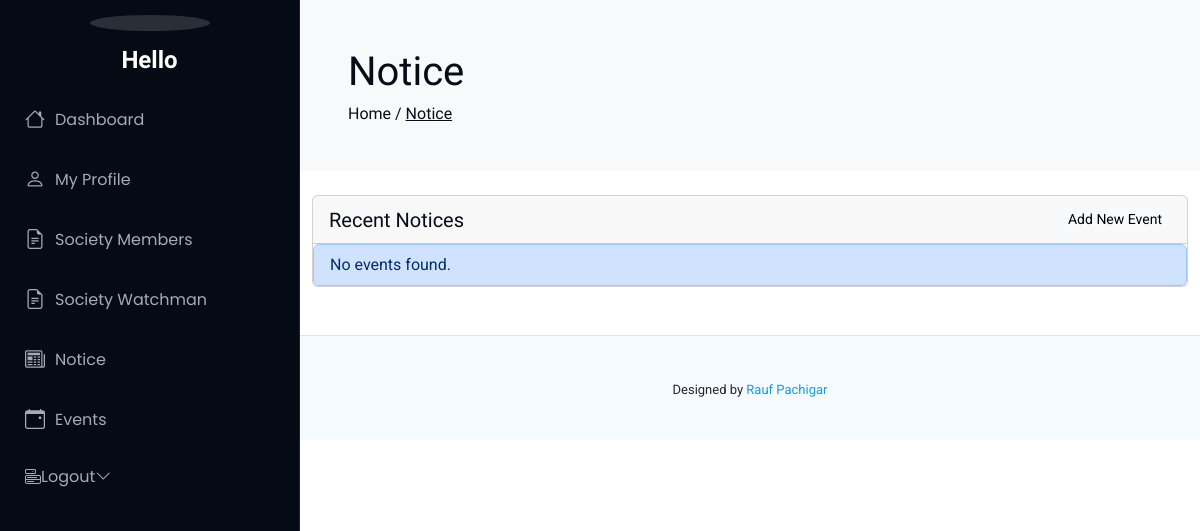
The page /Events/ (signed in) on the database as committed earlier.
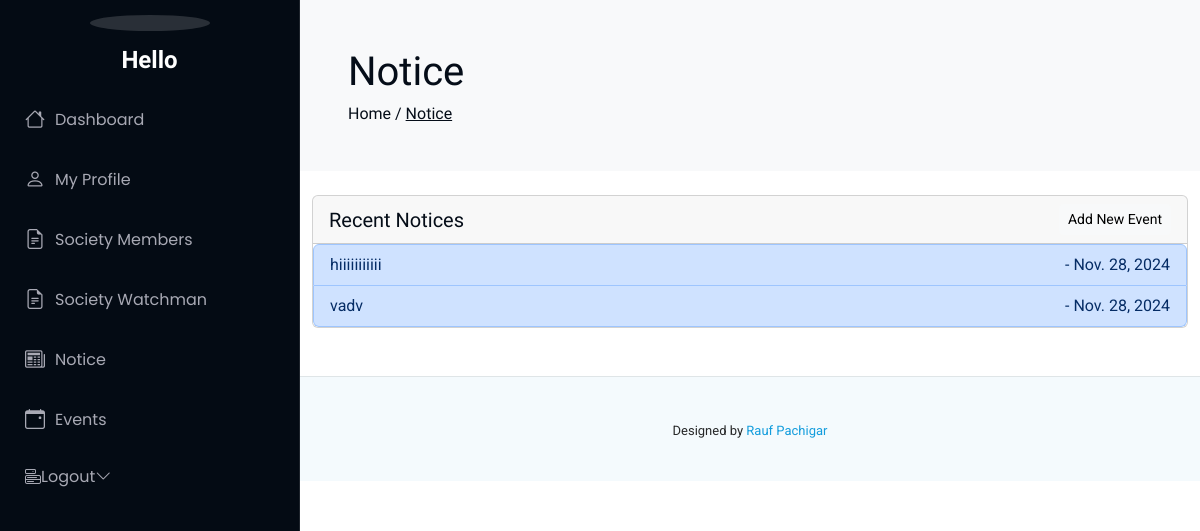
The same page on the database as committed later.
### societyapp/models.py (models this page shows, shortened)
class Event(models.Model):
    title = models.CharField(max_length=100)
    description = models.TextField()
    event_date = models.DateField()

### societyapp/views.py (the view)
# urls.py: path('Events/', views.event_list, name='event_list'),
def event_list(request):
    if not request.user.is_authenticated:
        messages.warning(request,"Please Login  ")
        return redirect('/auth/login')
    events = Event.objects.order_by('event_date')  # List all events ordered by date
    context = {
        'events': events,
    }
    return render(request, 'event_list.html', context)

### templates/event_list.html (shortened to what this page needs)
{% extends 'base.html' %}
{% block intro %}
Notice
{% endblock intro %}
{% block heading %}
Notice
{% endblock heading %}
{% block content %}
<div class="container">
    <div class="row">
        <div class="col-12 mb-3 mb-lg-5">
            <div class="overflow-hidden card table-nowrap table-card">
                <div class="card-header d-flex justify-content-between align-items-center">
                    <h5 class="mb-0">Recent Notices</h5>
                    <a href="/Events/create/" class="btn btn-light btn-sm">Add New Event</a>
                </div>
                <div class="table-responsive">
                  <div class="list-group">
                        {% for event  in events  %}
                    <a href="{% url 'event_detail' event.id %}" class="list-group-item list-group-item-action list-group-item-primary">
                        {{ event.title }} <span style="float:right;"> - {{ event.event_date }}</span></a>
                        {% empty %}
                         <a href="#" class="list-group-item list-group-item-action list-group-item-primary">No events found.</a>
                        {% endfor %}
                  </div>
                </div>
            </div>
        </div>
    </div>
    </div>
{% endblock content %}

Rows that differ between the two databases and show on the page:
added Event: title "hiiiiiiiiiii", event_date "Nov. 28, 2024"
added Event: title "vadv", event_date "Nov. 28, 2024"
Other text that changed with them:
text no longer shown: "No events found."
